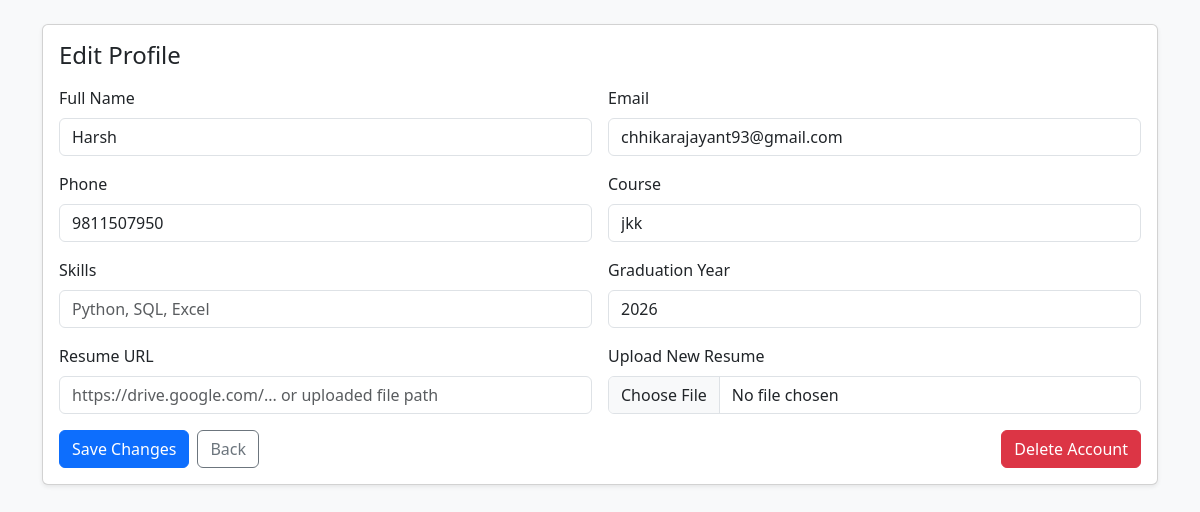
/student/profile (signed in), run on the app's committed database.
### model.py (models this page shows, shortened)
class Student(db.Model):
    __tablename__ = "students"
    id = db.Column(db.Integer, primary_key=True)
    full_name = db.Column(db.String(120), nullable=False)
    email = db.Column(db.String(120), unique=True, nullable=False)
    password = db.Column(db.String(120), nullable=False)
    phone = db.Column(db.String(20), nullable=True)
    course = db.Column(db.String(100), nullable=True)
    skills = db.Column(db.String(255), nullable=True)
    graduation_year = db.Column(db.Integer, nullable=True)
    resume_url = db.Column(db.String(255), nullable=True)
    is_deactivated = db.Column(db.Boolean, nullable=False, default=False)
    applications = db.relationship(
        "Application", back_populates="student", cascade="all, delete-orphan"
    )

### app.py (the view, shortened to what this page needs)
@app.route('/student/profile', methods=['GET', 'POST'])
def edit_profile():
    if 'student_id' not in session:
        return redirect(url_for("access"))
    student = Student.query.get(session['student_id'])
    if not student:
        return redirect(url_for("access"))
    return render_template('student_profile.html', student=student)

### template/student_profile.html (shortened to what this page needs)
<!doctype html>
<html lang="en">
<head>
    <link href="https://cdn.jsdelivr.net/npm/bootstrap@5.3.8/dist/css/bootstrap.min.css" rel="stylesheet">
</head>
<body class="bg-light">
    <main class="container py-4">
        <div class="card shadow-sm">
            <div class="card-body">
                <h1 class="h4 mb-3">Edit Profile</h1>
                <form method="POST" class="row g-3" enctype="multipart/form-data">
                    <div class="col-md-6">
                        <label class="form-label" for="full_name">Full Name</label>
                        <input id="full_name" name="full_name" class="form-control" value="{{ student.full_name }}" required>
                    </div>
                    <div class="col-md-6">
                        <label class="form-label" for="email">Email</label>
                        <input id="email" type="email" name="email" class="form-control" value="{{ student.email }}" required>
                    </div>
                    <div class="col-md-6">
                        <label class="form-label" for="phone">Phone</label>
                        <input id="phone" name="phone" class="form-control" value="{{ student.phone or '' }}" required>
                    </div>
                    <div class="col-md-6">
                        <label class="form-label" for="course">Course</label>
                        <input id="course" name="course" class="form-control" value="{{ student.course or '' }}" required>
                    </div>
                    <div class="col-md-6">
                        <label class="form-label" for="skills">Skills</label>
                        <input id="skills" name="skills" class="form-control" value="{{ student.skills or '' }}" placeholder="Python, SQL, Excel">
                    </div>
                    <div class="col-md-6">
                        <label class="form-label" for="graduation_year">Graduation Year</label>
                        <input id="graduation_year" type="number" name="graduation_year" class="form-control" value="{{ student.graduation_year or '' }}" min="2000" max="2099" required>
                    </div>
                    <div class="col-md-6">
                        <label class="form-label" for="resume_url">Resume URL</label>
                        <input id="resume_url" name="resume_url" class="form-control" value="{{ student.resume_url or '' }}" placeholder="https://drive.google.com/... or uploaded file path">
                    </div>
                    <div class="col-md-6">
                        <label class="form-label" for="resume">Upload New Resume</label>
                        <input id="resume" type="file" name="resume" class="form-control" accept=".pdf,.doc,.docx">
                    </div>
                    <div class="col-12 d-flex gap-2">
                        <button type="submit" class="btn btn-primary">Save Changes</button>
                        <a href="{{ url_for('student_dashboard') }}" class="btn btn-outline-secondary">Back</a>
                        <button type="button" class="btn btn-danger ms-auto" data-bs-toggle="modal" data-bs-target="#deleteModal">Delete Account</button>
                    </div>
                </form>
            </div>
        </div>
    </main>
</body>
</html>

### data on the page
Student: full_name "Harsh", email "chhikarajayant93@gmail.com", phone "9811507950", course "jkk", graduation_year "2026"
